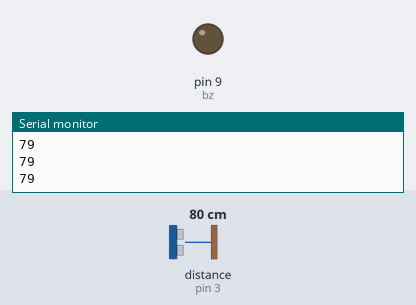
Bench run of a sketch on a simulated Arduino Uno, built with avr-gcc and run on an emulated ATmega328P. On the bench: output pins drawn as LEDs (lit = HIGH), the last lines printed to the serial monitor. Wiring (inferred from the names in the program): ultrasonic range finder: trigger pin 2; echo pin 3. The test bench sets the inputs (shaded band); at power-on: distance to the obstacle (sensor on pin 3) 80 cm. The echo pulse lasts 58.3 µs per cm; pins used as bus, display or sensor lines are not drawn.

Above: at 1.2 s.
1.3 s: distance to the obstacle (sensor on pin 3) set to 2 cm
At 2.4 s:
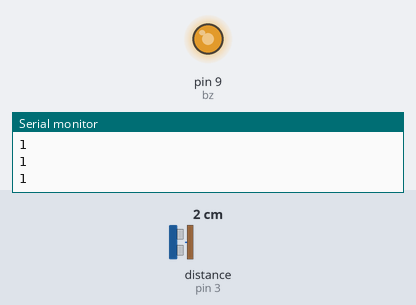
2.8 s: distance to the obstacle (sensor on pin 3) set to 9 cm
At 3.7 s:
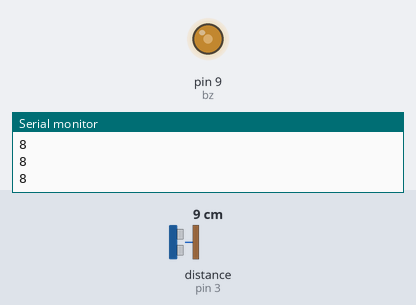
4.3 s: distance to the obstacle (sensor on pin 3) set to 18 cm
At 4.9 s:
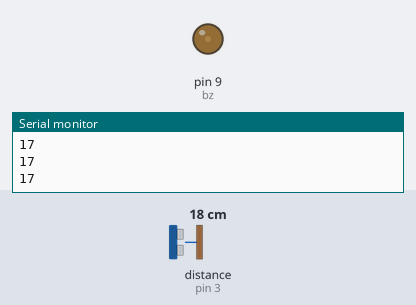
Timing chart, 0 to 7.3 s (numbered marks = the images above; inputs shaded):
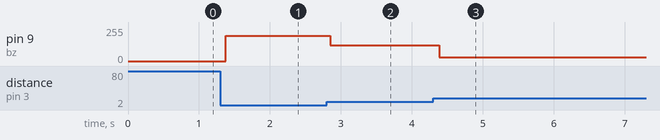

The sketch:

sketch_jan18a.ino
```cpp
int i;
int a=0;
int bz=9;
int trigpin=2;
int echopin=3;
long duration,distance;
void setup()
{
  Serial.begin(9600);
  pinMode(trigpin,OUTPUT);
  pinMode(echopin,INPUT);


}
void loop()
{
 digitalWrite(trigpin,HIGH);
   delayMicroseconds(10);
   digitalWrite(trigpin,LOW);
   duration=pulseIn(echopin,HIGH);
   distance=(duration/2)/29.1;


Serial.println(distance);
  delay(50);


  if(distance<21)
  {
    i=distance*10;
    analogWrite(bz,200-i);
  }
  else
  {
    analogWrite(bz,0);
  }


}
```

Measured:
- after the input at 1.3 s, pin 9 (bz): 0/255 → 190/255 after 0.08 s
- after the input at 2.8 s, pin 9 (bz): 190/255 → 120/255 after 0.05 s
- after the input at 4.3 s, pin 9 (bz): 120/255 → 30/255 after 0.09 s
